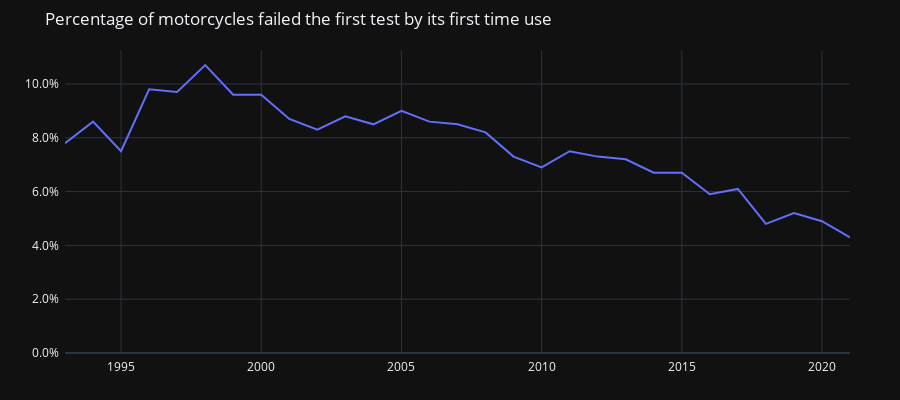

Notebook code for this chart:
### Code cell
fig = px.line(first_test_fail_rate_by_first_time_used,y='fail_rate', title='Percentage of motorcycles failed the first test by its first time use')
fig.update_layout(yaxis=dict(title='',
                            tickformat=".1%"),
                  # yaxis_title='',
                  xaxis=dict(
                             title=''
                             # showticklabels=False,
                             # range=x_axis_range),
                 ),
                  # autosize=True,
                  bargap=0.1,
                  width=900,
                  height=400,
                  margin=dict(l=10, r=50, t=50, b=0, pad=5))
fig.update_yaxes(rangemode="tozero")
# fig.update_traces(texttemplate='%{x:.0f}', textposition='outside', hoverinfo='skip',  # Disables the hover behavior
#     hovertemplate=None)                            
fig.show()

### Figure 1 — Plotly figure (JSON) as saved in the notebook; plotly's stock layout.template omitted (floating-point values rounded to 4 significant figures)
{"data": [{"hovertemplate": "first_time_used=%{x}<br>fail_rate=%{y}<extra></extra>", "legendgroup": "", "line": {"color": "#636efa", "dash": "solid"}, "marker": {"symbol": "circle"}, "mode": "lines", "name": "", "orientation": "v", "showlegend": false, "type": "scatter", "x": [1993, 1994, 1995, 1996, 1997, 1998, 1999, 2000, 2001, 2002, 2003, 2004, 2005, 2006, 2007, 2008, 2009, 2010, 2011, 2012, 2013, 2014, 2015, 2016, 2017, 2018, 2019, 2020, 2021], "xaxis": "x", "y": [0.078, 0.086, 0.075, 0.098, 0.097, 0.107, 0.096, 0.096, 0.087, 0.083, 0.088, 0.085, 0.09, 0.086, 0.085, 0.082, 0.073, 0.069, 0.075, 0.073, 0.072, 0.067, 0.067, 0.059, 0.061, 0.048, 0.052, 0.049, 0.043], "yaxis": "y"}], "layout": {"bargap": 0.1, "height": 400, "legend": {"tracegroupgap": 0}, "margin": {"b": 0, "l": 10, "pad": 5, "r": 50, "t": 50}, "title": {"text": "Percentage of motorcycles failed the first test by its first time use"}, "width": 900, "xaxis": {"anchor": "y", "domain": [0, 1], "title": {"text": ""}}, "yaxis": {"anchor": "x", "domain": [0, 1], "rangemode": "tozero", "tickformat": ".1%", "title": {"text": ""}}}}
